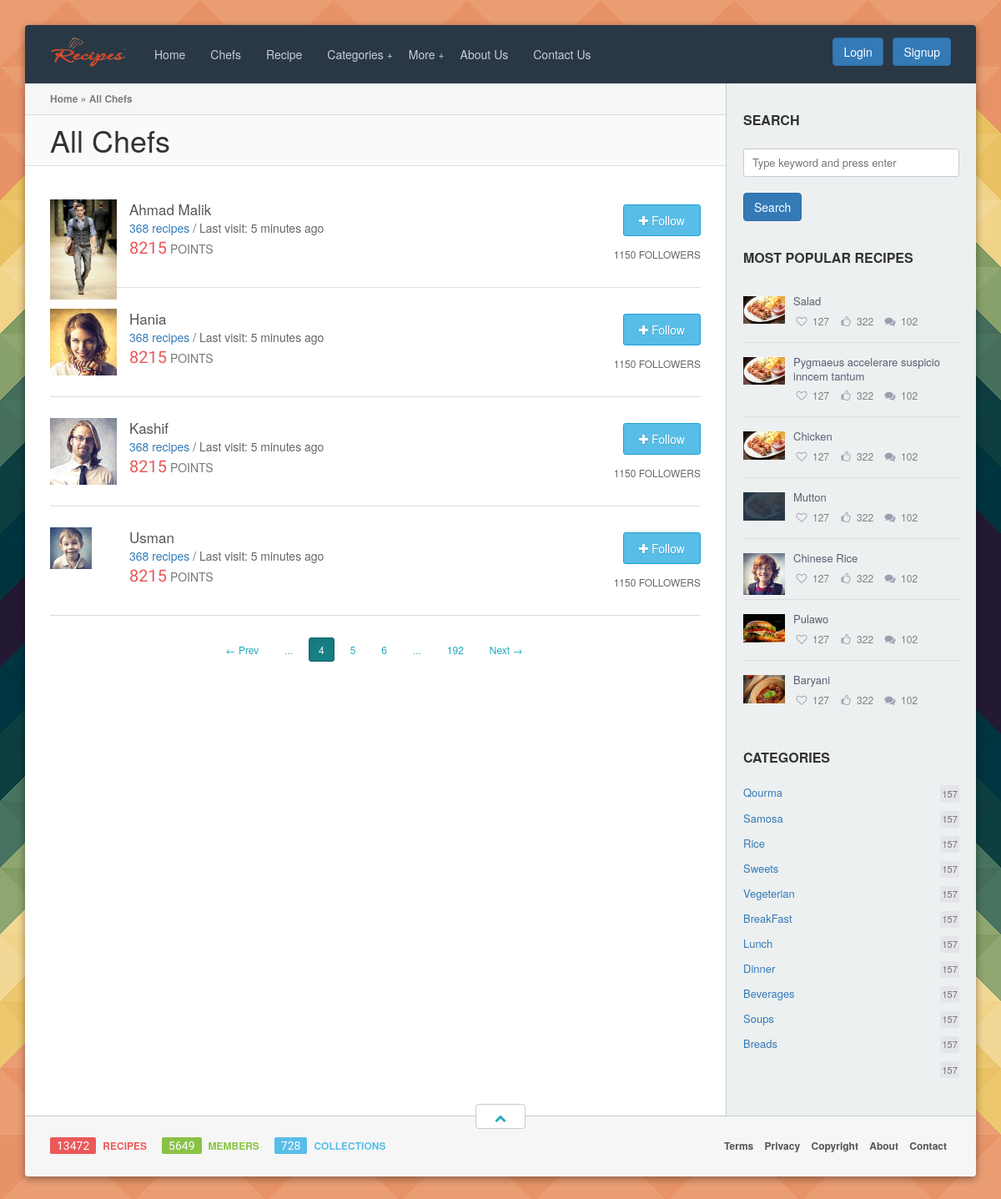
The app's page /chefs.php with its own data.
### tables this page shows
CREATE TABLE IF NOT EXISTS `dishes` (
  `dish_id` int(11) NOT NULL AUTO_INCREMENT,
  `dish_name` varchar(255) NOT NULL,
  `dish_ingred` longtext NOT NULL,
  `dish_direction` longtext NOT NULL,
  `dish_detail` longtext NOT NULL,
  `cat_id` int(11) NOT NULL,
  `chef_id` int(11) NOT NULL,
  `dish_photo` varchar(255) NOT NULL,
  `country_name` varchar(255) NOT NULL,
  PRIMARY KEY (`dish_id`)
);

CREATE TABLE IF NOT EXISTS `categories` (
  `cat_id` int(11) NOT NULL AUTO_INCREMENT,
  `cat_name` varchar(100) NOT NULL,
  `country_name` varchar(255) NOT NULL,
  PRIMARY KEY (`cat_id`)
);

CREATE TABLE IF NOT EXISTS `chefs` (
  `chef_id` int(11) NOT NULL AUTO_INCREMENT,
  `chef_name` varchar(255) NOT NULL,
  `chef_level` varchar(255) NOT NULL,
  `chef_photo` varchar(255) NOT NULL,
  PRIMARY KEY (`chef_id`)
);

### chefs.php (the view, shortened to what this page needs)
<!DOCTYPE html>
<html lang="en">
<head>
	<?php include "includes/meta.php"; ?>
</head>
<body>
<section id="rw-layout" class="rw-layout">
<?php include "includes/header.php"; ?>
<div class="rw-section rw-container right-sidebar">
	<div class="rw-inner clearfix">
<?php include "includes/sidebar.php"; ?>
		<div class="rw-column rw-content">
			<div class="rw-row page-breadcrumb">
				<a href="#">Home</a> &raquo; <span>All Chefs</span>
			</div>
			<div class="rw-row page-title">
				<h1>All Chefs</h1>
			</div>
			<div class="rw-row">
				<div class="members-list grid-container">
<?php
$query=mysql_query("SELECT * FROM `chefs` ");
do{
	$data=mysql_fetch_array($query);
	if($data){
	$chef_name=$data['chef_name'];
	$chef_photo=$data['chef_photo'];
?>
					<div class="member clearfix">
						<div class="user-avatar">
							<a href="#"><img src="admin/<?php echo $chef_photo; ?>" alt="" /></a>
						</div>
						<div class="user-details grid desk-7 mob-6 alpha clearfix">
							<div class="title clearfix">
								<a href="#" class="name"><?php echo $chef_name; ?></a>
							</div>
							<div class="info">
								<div class="info-item"><a href="#">368 recipes</a> / Last visit: 5 minutes ago</div>
								<div class="info-item user-reputation">
									<span class="count">8215</span>
									<span class="text">points</span>
								</div>
							</div>
						</div>
						<div class="user-follow grid desk-5 mob-6 omega clearfix">
							<a href="#" class="follow-user button blue">
								<i class="fa fa-plus"></i> <span class="text">Follow</span>
							</a><br>
							<a href="#" class="followers-count">1150 followers</a>
						</div>
					</div>
	<?php }} while ($data);?>
					<div class="members-pagination button-block center">
						<a class="button small nobg primary" href="#">&larr; Prev</a>
						<a class="button small nobg primary" href="#">...</a>
						<span class="button small nobg primary current">4</span>
						<a class="button small nobg primary" href="#">5</a>
						<a class="button small nobg primary" href="#">6</a>
						<a class="button small nobg primary" href="#">...</a>
						<a class="button small nobg primary" href="#">192</a>
						<a class="button small nobg primary" href="#">Next &rarr;</a>
					</div>
				</div>
			</div>
		</div>
	</div>
</div>
<?php include "includes/footer.php"; ?>
</section>
</body>
</html>

### includes/meta.php (shortened to what this page needs)
<link rel="stylesheet" href="assets/css/font-awesome.min.css" />
<link rel="stylesheet" href="assets/fonts/awards/awards.css" />
<link rel="stylesheet" href="assets/css/styles.css" />
<link rel="stylesheet" href="assets/css/bootstrap.css" />

### includes/header.php (shortened to what this page needs)
<?php if($_SESSION['u_id']) { ?>
<div class="rw-section rw-header">
	<div class="rw-inner clearfix">
		<div class="grid-container">
<?php
	$user=mysql_query("SELECT * FROM `user`");
	$data=mysql_fetch_array($user);
?>
			<div class="grid desk-8 mob-6 alpha clearfix">
				<div class="logo-holder">
					<img src="assets/placeholder/logo.png" class="logo" alt="" />
				</div>
				<nav id="the-main-menu" class="main-menu-nav menu-inline" data-breakpoint="1160">
					<ul class="menu horizontal">
						<li><a href="index.php">Home</a></li>
						<li><a href="chefs.php">Chefs</a></li>
						<li><a href="recipe.php">Recipe</a></li>
						<li>
							<a href="#">Categories</a>
							<ul class="sub-menu">
								<li><a href="pakistani_recipe.php">Pakistani Recipes</a></li>
								<li><a href="indian_recipe.php">Indian Recipes</a></li>
								<li><a href="chinese_recipe.php">Chinese Recipes</a></li>
								<li><a href="italian_recipe.php">Italian Recipes</a></li>
							</ul>
						</li>
						<li>
							<a href="#">More</a>
							<ul class="sub-menu">
								<li><a href="sweet_recipe.php">Sweets</a></li>
								<li><a href="continental_food.php">Continental Recipes</a></li>
							</ul>
						</li>
						<li><a href="about_us.php">About Us</a></li>
						<li><a href="contact.php">Contact Us</a></li>
					</ul>
				</nav>
			</div>
			<div class="grid desk-4 mob-6 omega">
				<nav id="the-user-menu" class="main-menu-nav">
					<ul class="menu horizontal align-right">
						<li class="to-left-more">
							<a href="#" class="menu-single-icon"><i class="fa fa-plus"></i></a>
							<ul class="sub-menu">
								<li><a href="submit.php">Submit recipe</a></li>
								<li><a href="request_recipe.php">Request a recipe</a></li>
							</ul>
						</li>
						<li class="to-left-more">
							<div class="user-details-in-menu">
								<a href="#" class="avatar"><img src="uploads/<?php echo $data['u_photo'] ?>" alt="" /></a>
							</div>
							<ul class="sub-menu">
								<li><a href="#update_modal<?php echo $data['u_id']; ?>" data-toggle="modal"><button type="button" class="btn btn-link" style="color:#fff; text-decoration:none; border:none;">Edit Profile</button></a></li>
								<li><a href="logout.php">Sign Out</a></li>
							</ul>
						</li>
					</ul>
				</nav>
			</div>
		<div class="modal fade" id="update_modal<?php echo $data['u_id']; ?>">
				<div class="modal-dialog">
					<div class="modal-content">
						<div class="modal-header" style="background:#2a3744;">
						<button class="close" data-dismiss="modal">&times;</button>
							<h4>User Update Photo</h4>
						</div>
						<div class="modal-body">
<?php
$target_dir = "../uploads/";
$target_file = $target_dir . basename(rand(1, 999).rand(1000,9999 ).rand(1, 999)."_".$_FILES["u_photo"]["name"]);
$uploadOk = 1;
$imageFileType = pathinfo($target_file,PATHINFO_EXTENSION);
$query=mysql_query("SELECT * FROM `user` where u_id='$data[u_id]'") or die(mysql_error()) ;
$userdata=mysql_fetch_array($query);
if(isset($_POST['update'])){
	$user_id=$_POST['user_id'];
}
if ($_FILES["u_photo"]["size"] > 5000000000000) {
   $uploadOk = 0;
}
if($imageFileType != "jpg" && $imageFileType != "png" && $imageFileType != "jpeg"
&& $imageFileType != "gif"   && $imageFileType != "rtf" ) {
    $uploadOk = 0;
}
if ($uploadOk == 0) {
} else {
    if (move_uploaded_file($_FILES["u_photo"]["tmp_name"], $target_file)) {
   $update=mysql_query("UPDATE `user` set u_photo = '$target_file' where u_id = '$user_id' ") or die(mysql_error());
	header("refresh: 1; url=index.php");
	mysql_query($update) or die(mysql_error());
    } else {
         }
}
?>
						<form class="form-horizontal" method="POST" action="" enctype="multipart/form-data">
								<div class="form-group">
									<label class="control-label col-md-4">User Photo</label>
									<div class="col-md-8">
									<input type="file" name="u_photo" class="form-control" value="<?php echo $userdata['u_photo']; ?>">
									<img src="uploads/<?php echo $userdata['u_photo']; ?>" width="300px" height="300px"/>
									</div>
								</div>
								<input type="text" name="user_id" value="<?php echo $userdata['u_id']; ?>"
								<div class="form-group">
										<label class="control-label col-md-4"></label>
										<div class="col-md-8">
										  <button type="submit" name="update" style="background:#4186ba; color:#fff;" class="btn btn-default">Update</button>
										</div>
									</div>
							</form>
						</div>
						<div class="modal-footer" style="background:#2a3744;">
							<button class="close" data-dismiss="modal">Close</button>
						</div>
					</div>
				</div>
			</div>
		 </div>
		</div>
	</div>
</div>
<?php } elseif(!$_SESSION['u_id']) { ?>
<div class="rw-section rw-header">
	<div class="rw-inner clearfix">
		<div class="grid-container">
			<div class="grid desk-8 mob-6 alpha clearfix">
				<div class="logo-holder">
					<img src="assets/placeholder/logo.png" class="logo" alt="" />
				</div>
				<nav id="the-main-menu" class="main-menu-nav menu-inline" data-breakpoint="1160">
					<ul class="menu horizontal">
						<li><a href="index.php">Home</a></li>
						<li><a href="chefs.php">Chefs</a></li>
						<li><a href="recipe.php">Recipe</a></li>
						<li>
							<a href="#">Categories</a>
						</li>
						<li>
							<a href="#">More</a>
						</li>
						<li><a href="about_us.php">About Us</a></li>
						<li><a href="contact.php">Contact Us</a></li>
					</ul>
				</nav>
			</div>
			<div class="grid desk-4 mob-6 omega">
				<nav id="the-user-menu" class="main-menu-nav">
					<ul class="menu horizontal align-right">
						<li><button type="button" class="btn btn-primary"  data-toggle="modal" data-target="#mymodal">Login</button>&nbsp;&nbsp;&nbsp;</li>
						<li><button type="button" class="btn btn-primary"  data-toggle="modal" data-target="#signup_modal">Signup</button></li>
					</ul>
				</nav>
		 </div>
		 </div>
		</div>
	</div>
<?php } ?>

### includes/sidebar.php (shortened to what this page needs)
<div class="rw-column rw-sidebar">
	<div class="the-sidebar">
		<aside class="widget widget-search">
			<div class="widget-title"><h3>Search</h3></div>
			<form method="get" class="search-form" action="">
				<input type="text" class="search-field fullwidth" name="dish_name" placeholder="Type keyword and press enter" value="">
				<button type="submit" class="btn btn-primary" name="submit">Search</button>
			</form>
		</aside>
		<aside class="widget widget-posts">
			<div class="widget-title"><h3>Most popular recipes</h3></div>
			<div class="widget-posts-list">
<?php
$query=mysql_query("SELECT * FROM `dishes` order by dish_id DESC ");
do{
	$data=mysql_fetch_array($query);
	if($data){
	$dish_name=$data['dish_name'];
	$dish_id=$data['dish_id'];
	$dish_photo=$data['dish_photo'];
?>
				<div class="post">
					<div class="entry-photo">
						<img src="admin/<?php echo $dish_photo; ?>" alt="" />
					</div>
					<div class="entry-title">
						<a href="view_recipe.php?dish_id=<?php echo $dish_id; ?>"><?php echo $dish_name; ?></a>
					</div>
					<div class="entry-controls minimal">
						<a href="#" class="control entry-to-favorites" title="Add to favorites"> <i class="fa fa-heart-o"></i> </a><span class="control-tip">127</span>
						<a href="#" class="control entry-like" title="I like this!"> <i class="fa fa-thumbs-o-up"></i> </a> <span class="control-tip">322</span>
						<a href="#" class="control entry-comments" title="Comments"> <i class="fa fa-comments"></i> </a> <span class="control-tip">102</span>
					</div>
				</div>
	<?php }} while ($data);?>
			</div>
		</aside>
		<aside class="widget widget-categories">
			<div class="widget-title"><h3>Categories</h3></div>
	<?php
	$query=mysql_query("SELECT * FROM `categories`");
	while($row=mysql_fetch_array($query)){
	?>
			<ul>
				<li><a href="#"><?php echo $row['cat_name']; ?> <span class="mark light-gray">157</span></a></li>
			</ul>
	<?php } ?>
		</aside>
	</div>
</div>

### includes/footer.php
<div class="rw-section rw-footer">
	<div class="rw-inner clearfix">
		<div class="grid-container">
			<div class="grid desk-6">
				<div class="footer-totals clearfix">
					<div class="total red clearfix">
						<a href="recipes.html">
							<span class="mark value">13472</span>
							<span class="type">Recipes</span>
						</a>
					</div>
					<div class="total green clearfix">
						<a href="members.html">
							<span class="mark value">5649</span>
							<span class="type">Members</span>
						</a>
					</div>
					<div class="total blue clearfix">
						<a href="public-collections.html">
							<span class="mark value">728</span>
							<span class="type">Collections</span>
						</a>
					</div>
				</div>
			</div>
			<div class="grid desk-6">
				<div class="footer-menu">
					<ul>
						<li><a href="#">Terms</a></li>
						<li><a href="#">Privacy</a></li>
						<li><a href="#">Copyright</a></li>
						<li><a href="about_us.php">About</a></li>
						<li><a href="contact.php">Contact</a></li>
					</ul>
				</div>
			</div>
		</div>
		<a href="#rw-layout" class="footer-to-top" title="Go to top">
			<i class="fa fa-chevron-up"></i>
		</a>
	</div>
</div>

### records on screen
dishes: dish_photo (picture), dish_name "Salad"
dishes: dish_photo (picture), dish_name "Pygmaeus accelerare suspicio inncem tantum"
dishes: dish_photo (picture), dish_name "Chicken"
dishes: dish_photo (picture), dish_name "Mutton"
dishes: dish_photo (picture), dish_name "Chinese Rice"
dishes: dish_photo (picture), dish_name "Pulawo"
dishes: dish_photo (picture), dish_name "Baryani"
categories: cat_name "Qourma"
categories: cat_name "Samosa"
categories: cat_name "Rice"
categories: cat_name "Sweets"
categories: cat_name "Vegeterian"
categories: cat_name "BreakFast"
categories: cat_name "Lunch"
categories: cat_name "Dinner"
categories: cat_name "Beverages"
categories: cat_name "Soups"
categories: cat_name "Breads"
chefs: chef_photo (picture), chef_name "Ahmad Malik"
chefs: chef_photo (picture), chef_name "Hania"
chefs: chef_photo (picture), chef_name "Kashif"
chefs: chef_photo (picture), chef_name "Usman"
